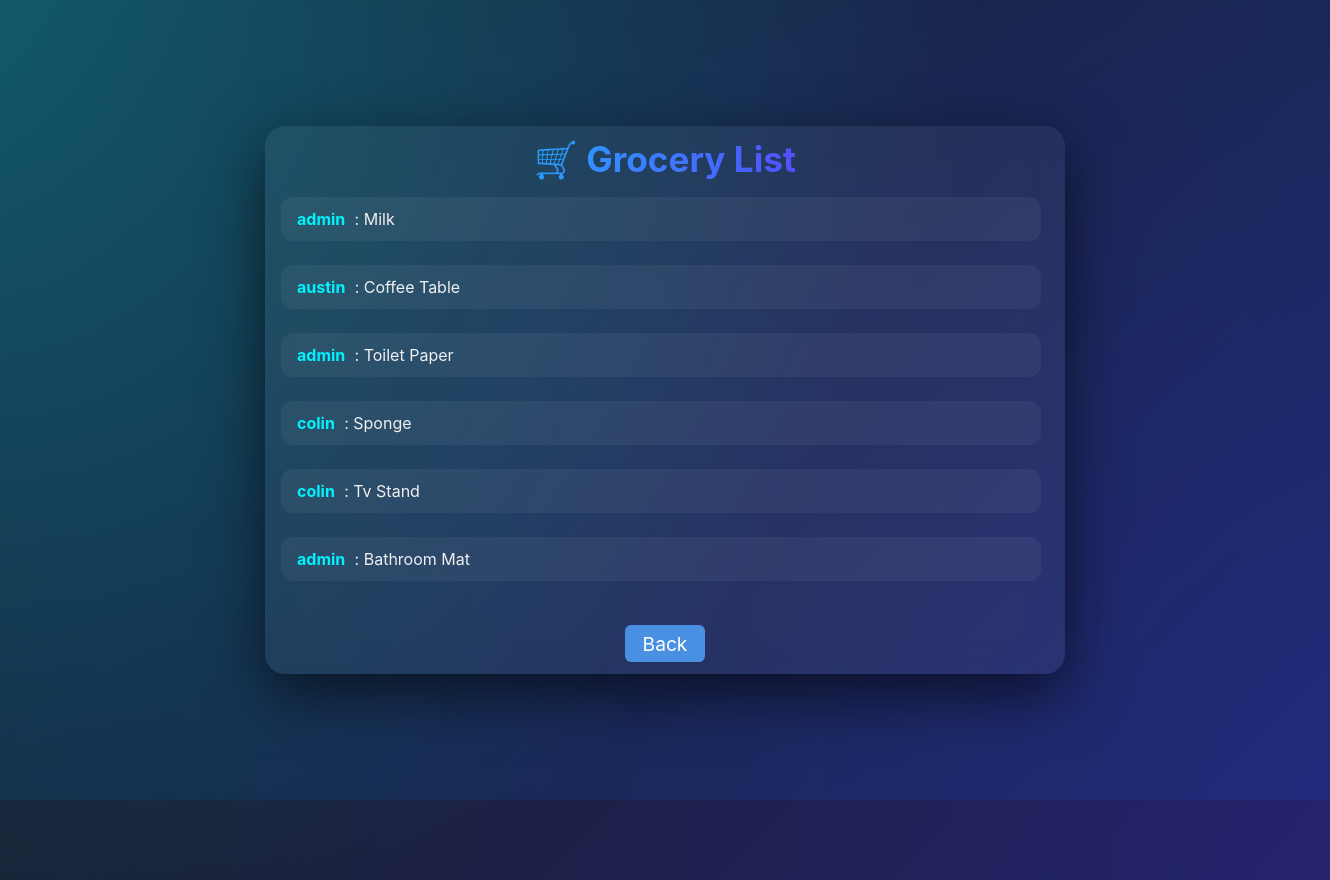
The page /grocery (signed in) on the database its author committed.
### tables this page shows
CREATE TABLE grocery (
                id INTEGER PRIMARY KEY AUTOINCREMENT,
                item TEXT,
                user TEXT            
                    );

### app.py (the view, shortened to what this page needs)
@app.route('/grocery', methods=['GET', 'POST'])
def grocery_list():
    if 'user' not in session:
        return redirect('/login')
    role = session.get('role')
    can_add = role in ['admin', 'purple']
    with sqlite3.connect('database.db', check_same_thread=False) as conn:
        cur = conn.cursor()
        cur.execute('SELECT * FROM grocery')  # Assuming columns: id, item, user
        items = cur.fetchall()
    return render_template('grocery.html',items=items, can_add=can_add)

### templates/grocery.html (shortened to what this page needs)
<!DOCTYPE html>
<html lang="en">
<head>
  <link rel="stylesheet" href="{{ url_for('static', filename='grocery.css') }}">
</head>
<body>
  <div class="background-glow"></div>
  <div class="board-wrapper">
    <header class="board-header">
      <h1>🛒 Grocery List</h1>
    </header>
    <section class="message-feed" id="message-feed">
      {% for item in items %}
        <div class="grocery-entry">
          <div>
            <span class="grocery-user">{{ item[2] }}</span>
            <span class="grocery-text">: {{ item[1] }}</span>
          </div>
        </div>
      {% endfor %}
    </section>
    <footer class="footer-nav">
      <a href="/dashboard">Back</a>
    </footer>
  </div>
</body>
</html>

### static/grocery.css (style rules this page uses)
* { margin: 0; padding: 0; box-sizing: border-box; }
body { font-family: 'Inter', sans-serif; background: linear-gradient(135deg, #1a1a2e, #0f3460); color: #fff; height: 100vh; display: flex; justify-content: center; align-items: center; overflow: hidden; position: relative; }
.background-glow { position: absolute; width: 120%; height: 120%; background: radial-gradient(circle at top left, #00f2fe55, transparent 60%), radial-gradient(circle at bottom right, #7a00ff33, transparent 70%); z-index: 0; }
.board-wrapper { position: relative; z-index: 10; width: 95%; max-width: 800px; background: rgba(255, 255, 255, 0.05); backdrop-filter: blur(16px); border-radius: 20px; box-shadow: 0 20px 60px rgba(0, 0, 0, 0.6); padding: 0.75rem 1rem; justify-content: space-between; display: flex; flex-direction: column; gap: 1rem; max-height: 90vh; overflow: hidden; }
.board-header { text-align: center; }
.board-header h1 { font-size: 2.2rem; background: linear-gradient(to right, #00f2fe, #7a00ff); -webkit-background-clip: text; background-clip: text; -webkit-text-fill-color: transparent; }
.grocery-entry { display: flex; justify-content: space-between; align-items: center; background: rgba(255, 255, 255, 0.05); padding: 0.75rem 1rem; border-radius: 12px; margin-bottom: 0.75rem; }
.grocery-user { color: #00f2fe; font-weight: bold; margin-right: 0.3rem; }
.grocery-text { color: #f0f0f0; }
.message-feed { flex: 1; overflow-y: auto; display: flex; flex-direction: column; gap: 0.75rem; padding-right: 0.5rem; scroll-behavior: smooth; }
.footer-nav { text-align: center; margin-top: 1rem; }
.footer-nav a { display: inline-block; background-color: #4A90E2; color: white; font-size: 1.2rem; padding: 0.41rem 1.1rem; border-radius: 6px; text-decoration: none; transition: background-color 0.3s ease; }

### rows shown on the page
grocery: user "admin", item "Milk"
grocery: user "austin", item "Coffee Table"
grocery: user "admin", item "Toilet Paper"
grocery: user "colin", item "Sponge"
grocery: user "colin", item "Tv Stand"
grocery: user "admin", item "Bathroom Mat"
